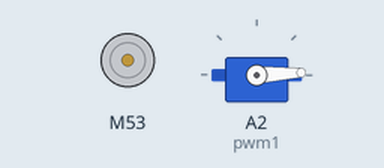
Recording of a program running on a simulated CircuitPython board. On the bench: DC motor (green arrow = forward, orange = backward, longer = faster), servo.

Above: at 0.05 s.
At 3.4 s:
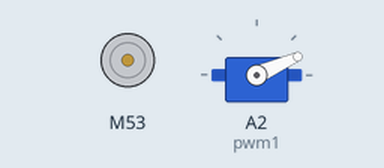
At 6.8 s:
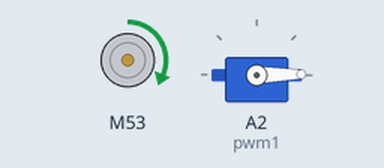
At 13.6 s:
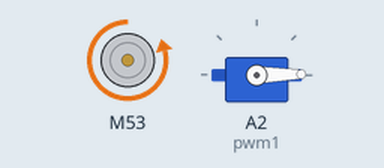
Timing chart, 0 to 17.7 s (numbered marks = the images above):
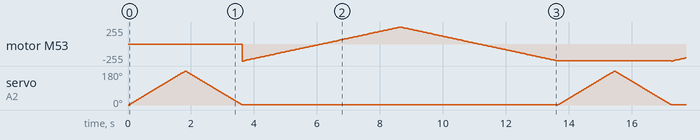

The program:

servo_continuous_and_180.py
```python
import time
import board
import pulseio
from adafruit_motor import servo

# I got the adafruit_motor library here: https://github.com/adafruit/Adafruit_CircuitPython_Motor/releases/

# CPX has PWM on the following pins: A1, A2, A3, A6, A8, A9
# There is NO PWM on: A0, A4, A5, A7

# create two PWMOut objects on pins A2 and A3
pwm1 = pulseio.PWMOut(board.A2, duty_cycle=0, frequency=50)
pwm2 = pulseio.PWMOut(board.A3, duty_cycle=0, frequency=50)

# Create two servo objects, one 180 and one continuous
servo180 = servo.Servo(pwm1)
servoCont = servo.ContinuousServo(pwm2)

while True:
    for angle in range(0, 180):  # 0 - 180 degrees, 5 degrees at a time.
        servo180.angle = angle
        time.sleep(0.01)
    for angle in range(180, 0, -1): # 180 - 0 degrees, 5 degrees at a time.
        servo180.angle = angle
        time.sleep(0.01)
    for throttle in range(-100, 100, 2):
        servoCont.throttle = throttle/100
        time.sleep(0.05)
    for throttle in range(100, -100, -2):
        servoCont.throttle = throttle/100
        time.sleep(0.05)
```
